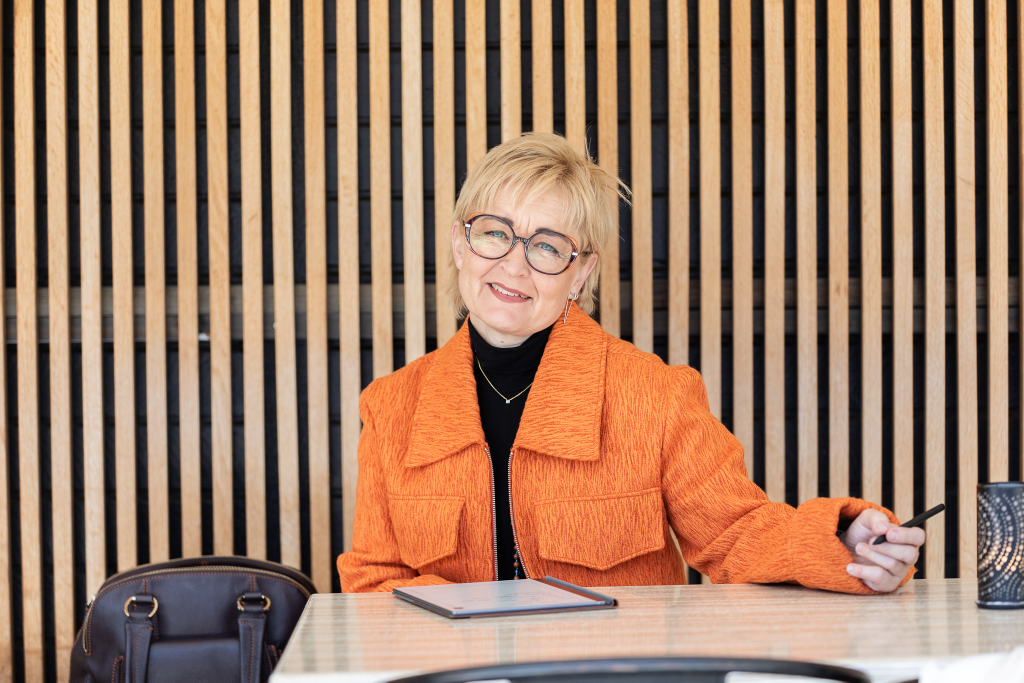
#> input picture Louise_ernerhav_foto-6421.jpg, 2048 x 1365 px, found by its file name (shown at 1/2 size)
$ python komprimera.py
#> lines starting #> are read from the running program, lines starting #| are printed output that depends on the picture
#!/usr/bin/env python3
"""Komprimerar sajtens bilder från bilder/original till bilder/.

Kör:  python3 scripts/komprimera.py

Varje bild sparas i tre format: en vanlig jpeg, en mindre webp för moderna
webbläsare, och för porträttet dessutom en liten kvadratisk avatar som används
vid bylinen i varje artikel.

Originalen rörs aldrig.
"""

import os

from PIL import Image, ImageOps

ROOT = os.path.dirname(os.path.dirname(os.path.abspath(__file__)))
KALLA = os.path.join(ROOT, "bilder", "original")
UT = os.path.join(ROOT, "bilder")

# källfil, målnamn, längsta sida i pixlar
BILDER = [
    ("Louise_ernerhav_foto-6421.jpg", "maria-portratt", 1600),
    ("Louise_ernerhav_foto-6430.jpg", "maria-pa-golvet", 1400),
    ("Louise_ernerhav_foto-6437.jpg", "maria-skoljning", 1400),
]

# porträttet blir dessutom en liten rund avatar
AVATAR = ("Louise_ernerhav_foto-6421.jpg", "maria-avatar", 160)


def spara(kalla, namn, langsta, kvalitet=78):
#> called with kalla = 'Louise_ernerhav_foto-6421.jpg', namn = 'maria-portratt', langsta = 1600, kvalitet = 78
    bild = Image.open(os.path.join(KALLA, kalla))
#> bild is the input picture: PIL image 2048x1365 RGB; mean R, G, B 159.1, 125.1, 102.2
    bild = ImageOps.exif_transpose(bild).convert("RGB")
    bild.thumbnail((langsta, langsta), Image.LANCZOS)
#> bild: PIL image 1600x1066 RGB

    jpg = os.path.join(UT, namn + ".jpg")
    bild.save(jpg, "JPEG", quality=kvalitet, optimize=True, progressive=True)

    webp = os.path.join(UT, namn + ".webp")
    bild.save(webp, "WEBP", quality=kvalitet - 6, method=6)

    return bild.size, os.path.getsize(jpg), os.path.getsize(webp)


def avatar(kalla, namn, sida):
    """Kvadratisk beskärning runt övre delen av bilden, där ansiktet sitter."""
    bild = Image.open(os.path.join(KALLA, kalla))
    bild = ImageOps.exif_transpose(bild).convert("RGB")
    b, h = bild.size
    kant = min(b, h)
    vanster = (b - kant) // 2
    ovre = max(0, int(h * 0.06))
    bild = bild.crop((vanster, ovre, vanster + kant, min(h, ovre + kant)))
    bild = bild.resize((sida, sida), Image.LANCZOS)
    bild.save(os.path.join(UT, namn + ".jpg"), "JPEG", quality=82, optimize=True)
    bild.save(os.path.join(UT, namn + ".webp"), "WEBP", quality=76, method=6)
    return os.path.getsize(os.path.join(UT, namn + ".jpg"))


if __name__ == "__main__":
    print(f"{'bild':22} {'mått':>12} {'jpeg':>9} {'webp':>9}  före")
    totalt_fore = totalt_efter = 0
    for kalla, namn, langsta in BILDER:
        fore = os.path.getsize(os.path.join(KALLA, kalla))
        matt, jpg, webp = spara(kalla, namn, langsta)
#> matt = (1600, 1066); jpg = 242198; webp = 107630
        totalt_fore += fore
        totalt_efter += jpg
#> totalt_efter = 242198
        print(f"{namn:22} {matt[0]:>5}x{matt[1]:<6} {jpg//1024:>6} kB {webp//1024:>6} kB  "
              f"{fore//1024} kB")
#| maria-portratt          1600x1066      236 kB    105 kB  1902 kB

    a = avatar(*AVATAR)
#> in avatar, `bild = bild.crop((vanster, ovre, vanster + kant, min(h, ovre + kant)))`:
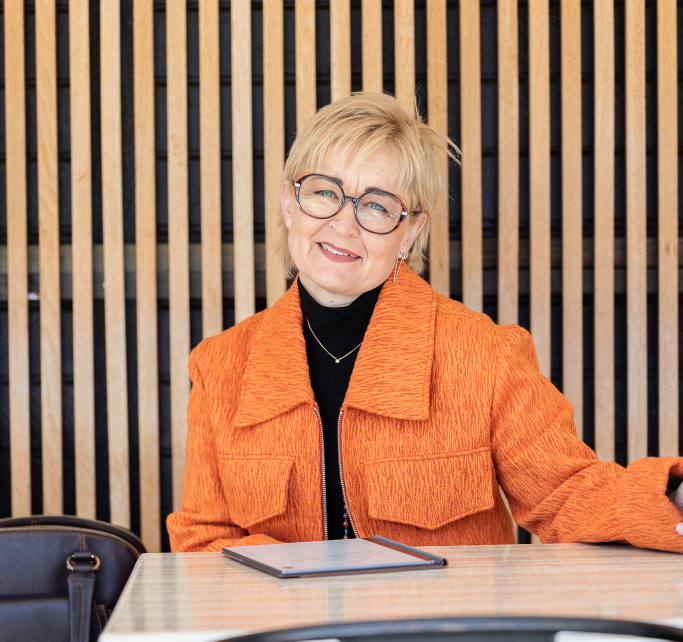
#> bild: PIL image 1365x1284 RGB (shown at 1/2 size); mean R, G, B 167.9, 126.3, 100.8
#> in avatar, `bild = bild.resize((sida, sida), Image.LANCZOS)`:
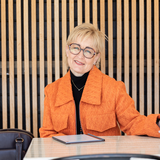
#> bild: PIL image 160x160 RGB; mean R, G, B 167.9, 126.3, 100.7
    print(f"{'maria-avatar':22} {160:>5}x{160:<6} {a//1024:>6} kB")
    print(f"\nTotalt {totalt_fore//1024} kB före, {totalt_efter//1024} kB efter "
          f"({100 - round(100 * totalt_efter / totalt_fore)} procent mindre)")
#| Totalt 6304 kB före, 592 kB efter (91 procent mindre)
